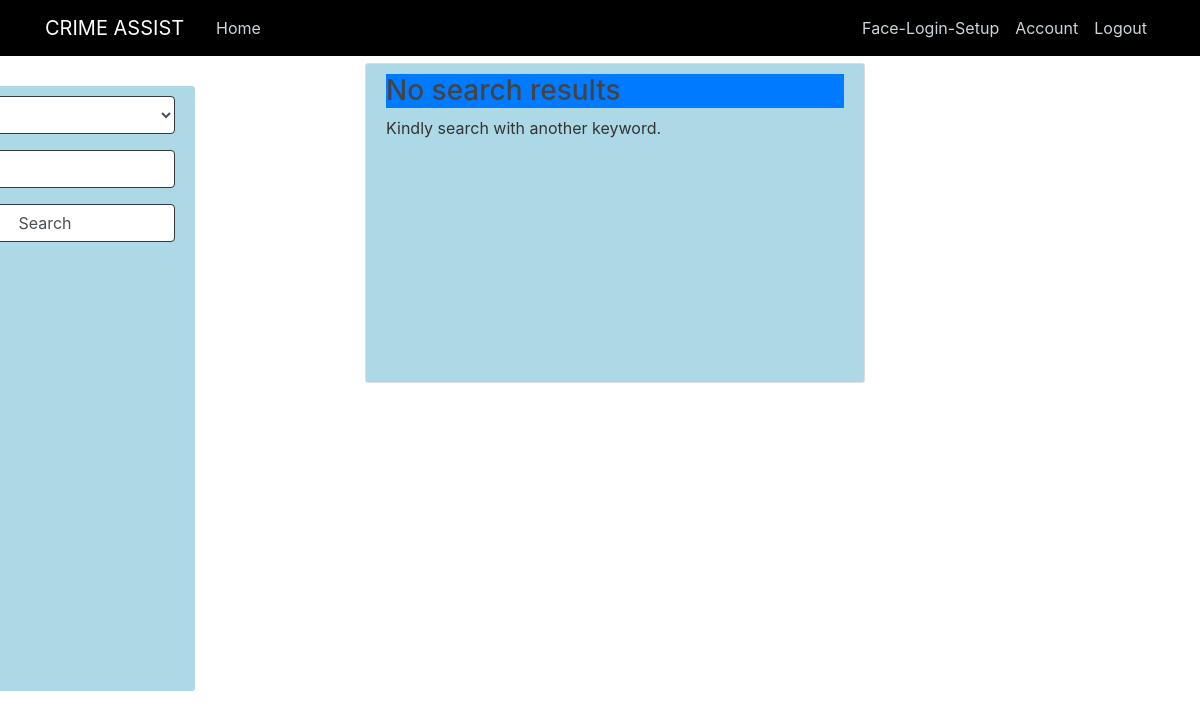
The app's page /update (signed in), older data.
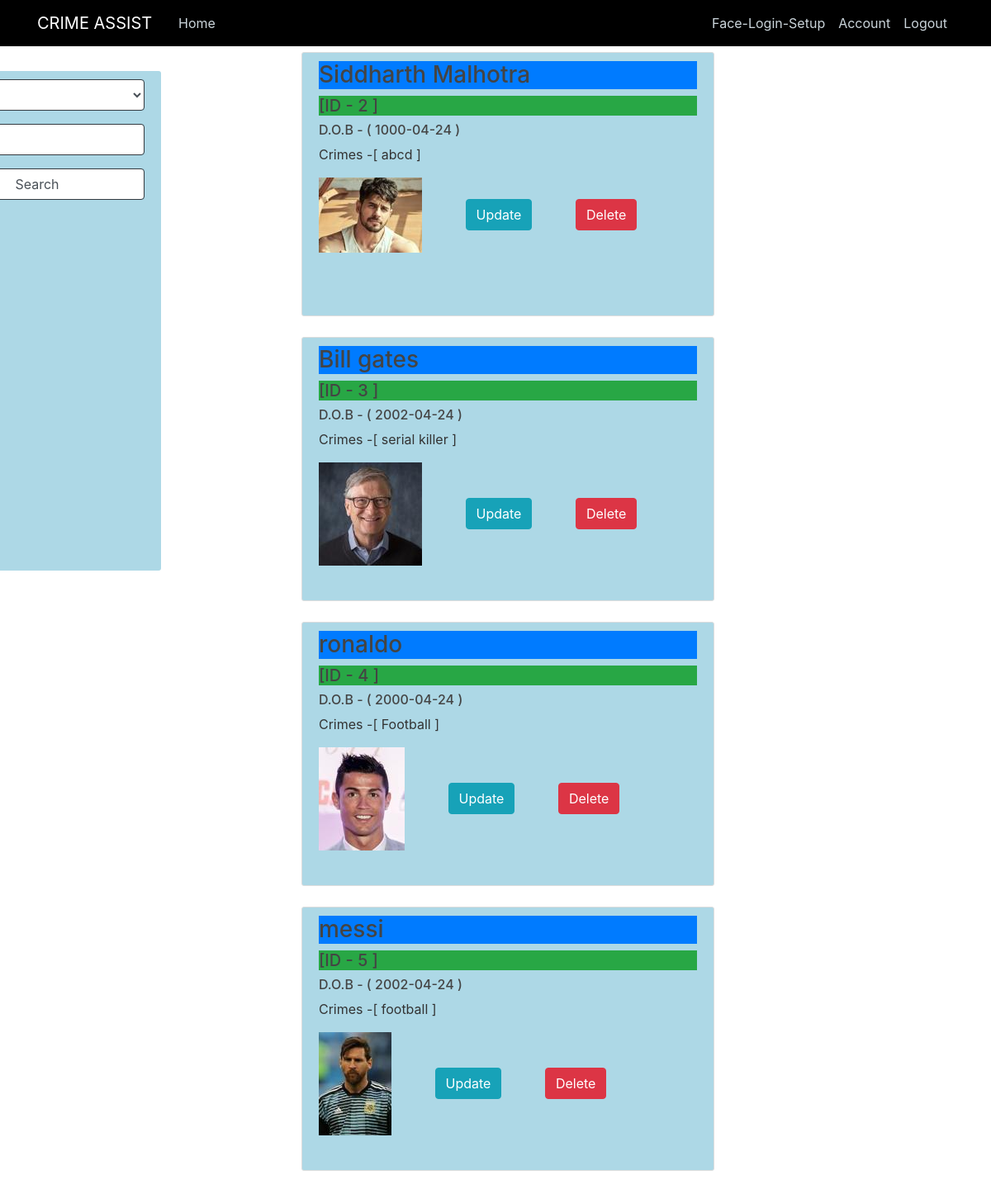
The same page, newer data.
### crimeassist/models.py (models this page shows, shortened)
class Convict(db.Model):
    id = db.Column(db.Integer,primary_key=True)
    name = db.Column(db.String(25),nullable=False)
    dob = db.Column(db.Date ,nullable = False)
    profile_image = db.Column(db.String(20),nullable=False)
    crimes = db.Column(db.Text,nullable=False)
    images = db.relationship('ConvictImage', backref = 'person', lazy=True)

### crimeassist/routes.py (the view, shortened to what this page needs)
@app.route('/update', methods=['POST', 'GET'])
@login_required
def update():
    form = SearchForm()
    convicts=Convict.query.all()
    return render_template('update.html', form=form,convicts=convicts)

### crimeassist/forms.py
class SearchForm(FlaskForm):
    search_using = SelectField('Search Using : ', choices = [('name', 'Name'),('id', 'ID'),('dob','D.O.B (yyyy-mm-dd)'),('crimes','Crime')],validate_choice=False)
    search = StringField('Search')
    submit  = SubmitField('Search')

### crimeassist/models.py (called while the page is built)
@login_manager.user_loader
def load_user(user_id):
    return User.query.get(user_id)

### crimeassist/templates/update.html (shortened to what this page needs)
{% extends "layout.html" %}
{% block content %}
<div class="search-bar">
    <form action="" method="POST">
      <fieldset >
        <div class="form-group">
            {% if form.search_using.errors %}
              {{ form.search_using(class="form-control form-control-md is-invalid") }}
              <div class="invalid-feedback">
                {% for error in form.search_using.errors %}
                  <span>{{ error }}</span>
                {% endfor %}
              </div>
            {% else %}
              {{ form.search_using(class="form-control form-control-md border-dark") }}
            {% endif %}
            </div>
          <div class="form-group">
            {% if form.search.errors %}
              {{ form.search(class="form-control form-control-md is-invalid") }}
              <div class="invalid-feedback">
                {% for error in form.search.errors %}
                  <span>{{ error }}</span>
                {% endfor %}
              </div>
            {% else %}
              {{ form.search(class="form-control form-control-md border-dark") }}
            {% endif %}
            </div>
            <div class="form-group">
                {% if form.submit.errors %}
                  {{ form.submit(class="form-control form-control-md is-invalid") }}
                  <div class="invalid-feedback">
                    {% for error in form.submit.errors %}
                      <span>{{ error }}</span>
                    {% endfor %}
                  </div>
                {% else %}
                  {{ form.submit(class="form-control form-control-md border-dark") }}
                {% endif %}
                </div>
    {%  if not convicts  %}
        <div class="search-convicts">
            <h3 class="bg-primary"> No search results </h3>
            <p> Kindly search with another keyword.</p>
        </div>
    {% else %}
        {% for convict in convicts %}
            <div class="search-convicts">
                <h3 class="bg-primary">{{ convict.name }} <h5 class="bg-success">[ID - {{ convict.id }} ]</h5></h3>
                <h6>D.O.B - ( {{ convict.dob }} )</h6>
                <p>Crimes -[ {{ convict.crimes }} ]</p>
                <img src="{{ url_for('static',filename = 'convict_pics/'+ convict.profile_image ) }}" alt="Photo here">
                <a href="{{ url_for('updateConvictInfo',convict_id = convict.id)  }}" class="btn btn-info ml-5"> Update</a>
                <a href="{{ url_for('deleteConvict',convict_id = convict.id)  }}" class="btn btn-danger ml-5"  onclick="return deleteConFunc();"> Delete </a>
            </div>
        {% endfor %}
    {%  endif    %}
{% endblock content %}

Row changes from the older to the newer data that the page shows:
added Convict: name "Siddharth Malhotra", id "2", dob "1000-04-24", crimes "abcd", profile_image (picture)
added Convict: name "Bill gates", id "3", dob "2002-04-24", crimes "serial killer", profile_image (picture)
added Convict: name "ronaldo", id "4", dob "2000-04-24", crimes "Football", profile_image (picture)
added Convict: name "messi", id "5", dob "2002-04-24", crimes "football", profile_image (picture)
Text that changed along with them:
text no longer shown: "No search results Kindly search with another keyword."
